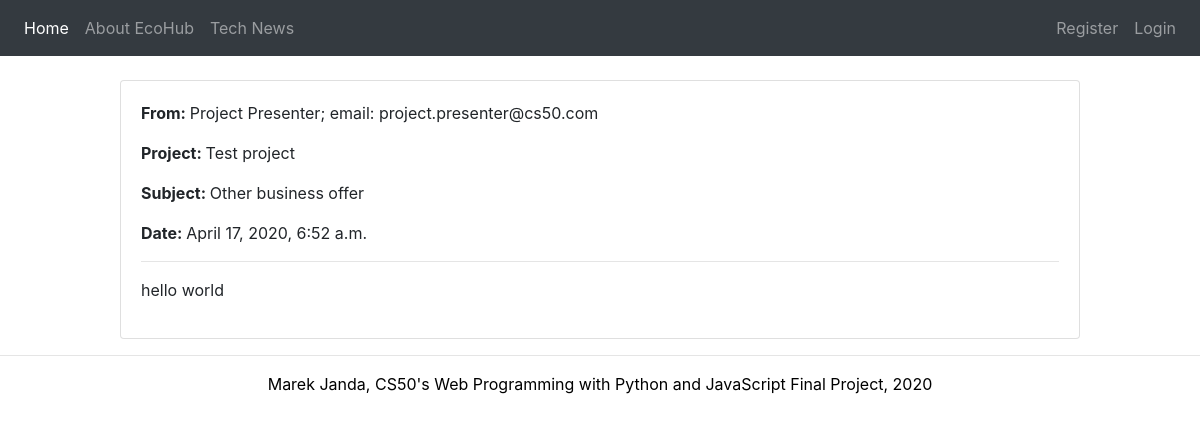
/messages/message/2, run on the app's committed database.
### ecohub/models.py (models this page shows)
class Message(models.Model):
    SUBJECTS = (
        ('more', 'More information'),
        ('collaboration', 'Collaboration offer'),
        ('join', 'Join Project'),
        ('invest', 'Make investment'),
        ('advertise', 'Advertisement'),
        ('other', 'Other business offer'),
    )
    project_reference = models.ForeignKey(Project, default=1, verbose_name="Project", on_delete=models.SET_DEFAULT)
    sender = models.ForeignKey(User, default=1, on_delete=models.SET_DEFAULT)
    sent = models.DateTimeField('date sent', default=datetime.now())
    subject = models.CharField(max_length=64, choices=SUBJECTS)
    message_text = models.TextField()
    read = models.BooleanField(default=False)

class Project(models.Model):
    owner = models.ForeignKey(User, default=1, on_delete=models.SET_DEFAULT)
    category = models.ForeignKey(NewsCategory, default=1, verbose_name="Category", on_delete=models.SET_DEFAULT)
    title = models.CharField(max_length=255)
    published = models.DateField(auto_now_add=True)
    abstract = models.TextField()
    description = models.TextField()
    target_funds = models.BigIntegerField()
    current_funds = models.BigIntegerField(default=0)
    attachment = models.FileField(upload_to='uploads/%Y/%m/%d/', blank=True)
    def __str__(self):
        return f"{self.title}"

### ecohub/views.py (the view)
# urls.py: path("messages/message/<int:message_id>", views.message_view, name="message_view"),
def message_view(request, message_id):
    try:
        message = Message.objects.get(pk=message_id)
    except Message.DoesNotExist:
        message = None
    context = {
        "message": message
    }
    return render(request, 'ecohub/message.html', context=context)

### ecohub/templates/ecohub/message.html (shortened to what this page needs)
{% extends "ecohub/base.html" %}
{% block body %}
    <div class="card blog" style="width: 80%;">
        <div class="card-body">
            <header>
                <p>
                    <strong>From: </strong>{{ message.sender.first_name }} {{ message.sender.last_name }}; email: {{ message.sender.email }}
                </p>
                <p>
                   <strong>Project: </strong>{{ message.project_reference }}
                </p>
                <p>
                    <strong>Subject: </strong>{{ message.get_subject_display }}
                </p>
                <p>
                    <strong>Date: </strong>{{ message.sent }}
                </p>
            </header>
            <hr>
            <article>
                <p>
                    {{ message.message_text }}
                </p>
            </article>
        </div>
    </div>
{% endblock %}

### static/ecohub/CSS/styles.css (style rules this page uses)
.card { margin-top: 2%; margin-bottom: 1%; width: 80%; justify-content: center; }
.blog, .homecard, .article-card, .project-card { justify-content: center; width: 80%; margin-left: 10%; }

### data on the page
Message: sender.first_name "Project", sender.last_name "Presenter", sender.email "project.presenter@cs50.com", project_reference "Test project", subject "Other business offer", sent "April 17, 2020, 6:52 a.m.", message_text "hello world"
